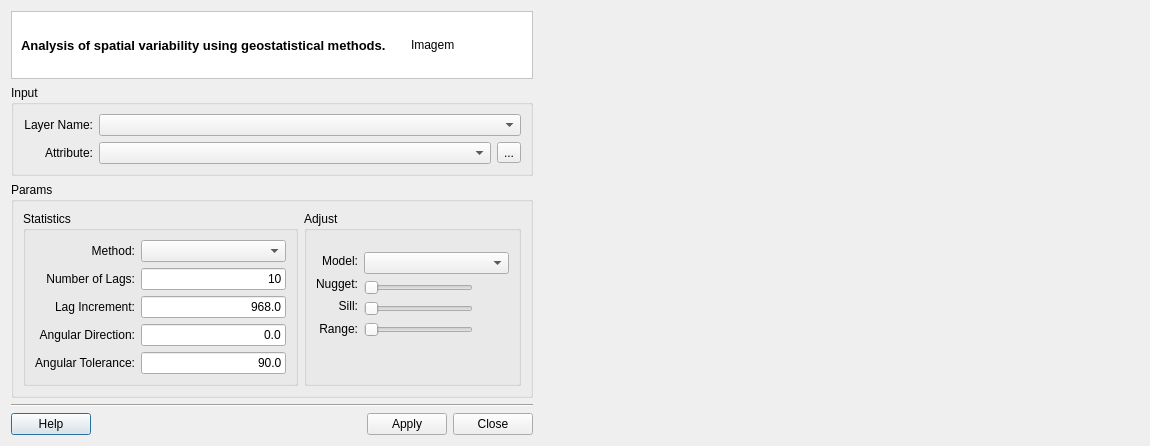
<?xml version="1.0" encoding="UTF-8"?>
<ui version="4.0">
 <class>GeostatisticalMethodsDialogForm</class>
 <widget class="QDialog" name="GeostatisticalMethodsDialogForm">
  <property name="geometry">
   <rect>
    <x>0</x>
    <y>0</y>
    <width>1146</width>
    <height>430</height>
   </rect>
  </property>
  <property name="windowTitle">
   <string>Geostatistical Methods</string>
  </property>
  <layout class="QGridLayout" name="gridLayout_24">
   <property name="sizeConstraint">
    <enum>QLayout::SetFixedSize</enum>
   </property>
   <item row="0" column="0">
    <layout class="QGridLayout" name="gridLayout_23">
     <item row="0" column="0">
      <layout class="QGridLayout" name="gridLayout_22">
       <item row="0" column="0">
        <widget class="QFrame" name="frame">
         <property name="styleSheet">
          <string notr="true">QWidget { background: white }</string>
         </property>
         <property name="frameShape">
          <enum>QFrame::StyledPanel</enum>
         </property>
         <property name="frameShadow">
          <enum>QFrame::Sunken</enum>
         </property>
         <layout class="QGridLayout" name="gridLayout_2">
          <item row="0" column="0">
           <widget class="QLabel" name="m_titleLabel">
            <property name="font">
             <font>
              <pointsize>10</pointsize>
              <weight>75</weight>
              <bold>true</bold>
             </font>
            </property>
            <property name="text">
             <string>Analysis of spatial variability using geostatistical methods.</string>
            </property>
           </widget>
          </item>
          <item row="0" column="1">
           <widget class="QLabel" name="m_imgLabel">
            <property name="minimumSize">
             <size>
              <width>112</width>
              <height>48</height>
             </size>
            </property>
            <property name="maximumSize">
             <size>
              <width>48</width>
              <height>48</height>
             </size>
            </property>
            <property name="text">
             <string>Imagem</string>
            </property>
           </widget>
          </item>
         </layout>
        </widget>
       </item>
       <item row="1" column="0">
        <widget class="QGroupBox" name="groupBox">
         <property name="title">
          <string>Input</string>
         </property>
         <property name="flat">
          <bool>true</bool>
         </property>
         <layout class="QGridLayout" name="gridLayout_6">
          <item row="0" column="0">
           <layout class="QGridLayout" name="gridLayout_5">
            <item row="0" column="0">
             <layout class="QGridLayout" name="gridLayout_3">
              <item row="0" column="0">
               <widget class="QLabel" name="label">
                <property name="minimumSize">
                 <size>
                  <width>70</width>
                  <height>0</height>
                 </size>
                </property>
                <property name="text">
                 <string>Layer Name:</string>
                </property>
                <property name="alignment">
                 <set>Qt::AlignRight|Qt::AlignTrailing|Qt::AlignVCenter</set>
                </property>
               </widget>
              </item>
              <item row="1" column="0">
               <widget class="QLabel" name="label_8">
                <property name="text">
                 <string>Attribute:</string>
                </property>
                <property name="alignment">
                 <set>Qt::AlignRight|Qt::AlignTrailing|Qt::AlignVCenter</set>
                </property>
               </widget>
              </item>
             </layout>
            </item>
            <item row="0" column="1">
             <layout class="QGridLayout" name="gridLayout_4">
              <item row="0" column="0" colspan="2">
               <widget class="QComboBox" name="m_inputLayerComboBox">
                <property name="sizePolicy">
                 <sizepolicy hsizetype="MinimumExpanding" vsizetype="Fixed">
                  <horstretch>0</horstretch>
                  <verstretch>0</verstretch>
                 </sizepolicy>
                </property>
               </widget>
              </item>
              <item row="1" column="0">
               <widget class="QComboBox" name="m_attributeComboBox">
                <property name="sizePolicy">
                 <sizepolicy hsizetype="MinimumExpanding" vsizetype="Fixed">
                  <horstretch>0</horstretch>
                  <verstretch>0</verstretch>
                 </sizepolicy>
                </property>
               </widget>
              </item>
              <item row="1" column="1">
               <widget class="QToolButton" name="m_changeAttrToolButton">
                <property name="text">
                 <string>...</string>
                </property>
               </widget>
              </item>
             </layout>
            </item>
           </layout>
          </item>
         </layout>
        </widget>
       </item>
       <item row="2" column="0">
        <widget class="QGroupBox" name="groupBox_2">
         <property name="title">
          <string>Params</string>
         </property>
         <property name="flat">
          <bool>true</bool>
         </property>
         <layout class="QGridLayout" name="gridLayout_21">
          <item row="0" column="0">
           <layout class="QGridLayout" name="gridLayout_20">
            <item row="0" column="0">
             <widget class="QGroupBox" name="groupBox_3">
              <property name="title">
               <string>Statistics</string>
              </property>
              <property name="flat">
               <bool>true</bool>
              </property>
              <layout class="QGridLayout" name="gridLayout_10">
               <item row="0" column="0">
                <layout class="QGridLayout" name="gridLayout_9">
                 <item row="0" column="0">
                  <layout class="QGridLayout" name="gridLayout_8">
                   <item row="0" column="0">
                    <widget class="QLabel" name="label_2">
                     <property name="text">
                      <string>Method:</string>
                     </property>
                     <property name="alignment">
                      <set>Qt::AlignRight|Qt::AlignTrailing|Qt::AlignVCenter</set>
                     </property>
                    </widget>
                   </item>
                   <item row="1" column="0">
                    <widget class="QLabel" name="label_3">
                     <property name="text">
                      <string>Number of Lags:</string>
                     </property>
                     <property name="alignment">
                      <set>Qt::AlignRight|Qt::AlignTrailing|Qt::AlignVCenter</set>
                     </property>
                    </widget>
                   </item>
                   <item row="2" column="0">
                    <widget class="QLabel" name="label_4">
                     <property name="text">
                      <string>Lag Increment:</string>
                     </property>
                     <property name="alignment">
                      <set>Qt::AlignRight|Qt::AlignTrailing|Qt::AlignVCenter</set>
                     </property>
                    </widget>
                   </item>
                   <item row="3" column="0">
                    <widget class="QLabel" name="label_5">
                     <property name="text">
                      <string>Angular Direction:</string>
                     </property>
                     <property name="alignment">
                      <set>Qt::AlignRight|Qt::AlignTrailing|Qt::AlignVCenter</set>
                     </property>
                    </widget>
                   </item>
                   <item row="4" column="0">
                    <widget class="QLabel" name="label_6">
                     <property name="text">
                      <string>Angular Tolerance:</string>
                     </property>
                     <property name="alignment">
                      <set>Qt::AlignRight|Qt::AlignTrailing|Qt::AlignVCenter</set>
                     </property>
                    </widget>
                   </item>
                  </layout>
                 </item>
                 <item row="0" column="1">
                  <layout class="QGridLayout" name="gridLayout_7">
                   <item row="0" column="0">
                    <widget class="QComboBox" name="m_typeComboBox">
                     <property name="minimumSize">
                      <size>
                       <width>145</width>
                       <height>0</height>
                      </size>
                     </property>
                    </widget>
                   </item>
                   <item row="1" column="0">
                    <widget class="QLineEdit" name="m_nLagsLineEdit">
                     <property name="text">
                      <string>10</string>
                     </property>
                     <property name="alignment">
                      <set>Qt::AlignRight|Qt::AlignTrailing|Qt::AlignVCenter</set>
                     </property>
                    </widget>
                   </item>
                   <item row="2" column="0">
                    <widget class="QLineEdit" name="m_lagsIncrementLineEdit">
                     <property name="text">
                      <string>968.0</string>
                     </property>
                     <property name="alignment">
                      <set>Qt::AlignRight|Qt::AlignTrailing|Qt::AlignVCenter</set>
                     </property>
                    </widget>
                   </item>
                   <item row="3" column="0">
                    <widget class="QLineEdit" name="m_angleDirLineEdit">
                     <property name="text">
                      <string>0.0</string>
                     </property>
                     <property name="alignment">
                      <set>Qt::AlignRight|Qt::AlignTrailing|Qt::AlignVCenter</set>
                     </property>
                    </widget>
                   </item>
                   <item row="4" column="0">
                    <widget class="QLineEdit" name="m_angleTolLineEdit">
                     <property name="text">
                      <string>90.0</string>
                     </property>
                     <property name="alignment">
                      <set>Qt::AlignRight|Qt::AlignTrailing|Qt::AlignVCenter</set>
                     </property>
                    </widget>
                   </item>
                  </layout>
                 </item>
                </layout>
               </item>
              </layout>
             </widget>
            </item>
            <item row="0" column="1">
             <widget class="QGroupBox" name="m_adjustGroupBox">
              <property name="title">
               <string>Adjust</string>
              </property>
              <property name="flat">
               <bool>true</bool>
              </property>
              <layout class="QGridLayout" name="gridLayout_19">
               <item row="0" column="0">
                <layout class="QGridLayout" name="gridLayout_18">
                 <item row="0" column="0">
                  <layout class="QGridLayout" name="gridLayout_17">
                   <item row="0" column="0">
                    <layout class="QGridLayout" name="gridLayout_11">
                     <item row="0" column="0">
                      <widget class="QLabel" name="label_7">
                       <property name="text">
                        <string>Model:</string>
                       </property>
                       <property name="alignment">
                        <set>Qt::AlignRight|Qt::AlignTrailing|Qt::AlignVCenter</set>
                       </property>
                      </widget>
                     </item>
                     <item row="1" column="0">
                      <widget class="QLabel" name="label_9">
                       <property name="text">
                        <string>Nugget:</string>
                       </property>
                       <property name="alignment">
                        <set>Qt::AlignRight|Qt::AlignTrailing|Qt::AlignVCenter</set>
                       </property>
                      </widget>
                     </item>
                     <item row="2" column="0">
                      <widget class="QLabel" name="label_10">
                       <property name="text">
                        <string>Sill:</string>
                       </property>
                       <property name="alignment">
                        <set>Qt::AlignRight|Qt::AlignTrailing|Qt::AlignVCenter</set>
                       </property>
                      </widget>
                     </item>
                     <item row="3" column="0">
                      <widget class="QLabel" name="label_11">
                       <property name="text">
                        <string>Range:</string>
                       </property>
                       <property name="alignment">
                        <set>Qt::AlignRight|Qt::AlignTrailing|Qt::AlignVCenter</set>
                       </property>
                      </widget>
                     </item>
                    </layout>
                   </item>
                   <item row="0" column="1">
                    <layout class="QGridLayout" name="gridLayout_16">
                     <item row="0" column="0">
                      <widget class="QComboBox" name="m_modelComboBox">
                       <property name="minimumSize">
                        <size>
                         <width>145</width>
                         <height>0</height>
                        </size>
                       </property>
                      </widget>
                     </item>
                     <item row="1" column="0">
                      <layout class="QGridLayout" name="gridLayout_12">
                       <item row="0" column="0">
                        <widget class="QSlider" name="m_nuggetHorizontalSlider">
                         <property name="orientation">
                          <enum>Qt::Horizontal</enum>
                         </property>
                        </widget>
                       </item>
                       <item row="0" column="1">
                        <widget class="QLabel" name="m_nuggetLabel">
                         <property name="minimumSize">
                          <size>
                           <width>30</width>
                           <height>0</height>
                          </size>
                         </property>
                         <property name="text">
                          <string/>
                         </property>
                        </widget>
                       </item>
                      </layout>
                     </item>
                     <item row="2" column="0">
                      <layout class="QGridLayout" name="gridLayout_13">
                       <item row="0" column="0">
                        <widget class="QSlider" name="m_sillHorizontalSlider">
                         <property name="orientation">
                          <enum>Qt::Horizontal</enum>
                         </property>
                        </widget>
                       </item>
                       <item row="0" column="1">
                        <widget class="QLabel" name="m_sillLabel">
                         <property name="minimumSize">
                          <size>
                           <width>30</width>
                           <height>0</height>
                          </size>
                         </property>
                         <property name="text">
                          <string/>
                         </property>
                        </widget>
                       </item>
                      </layout>
                     </item>
                     <item row="3" column="0">
                      <layout class="QGridLayout" name="gridLayout_15">
                       <item row="0" column="0">
                        <widget class="QSlider" name="m_rangeHorizontalSlider">
                         <property name="orientation">
                          <enum>Qt::Horizontal</enum>
                         </property>
                        </widget>
                       </item>
                       <item row="0" column="1">
                        <widget class="QLabel" name="m_rangeLabel">
                         <property name="minimumSize">
                          <size>
                           <width>30</width>
                           <height>0</height>
                          </size>
                         </property>
                         <property name="text">
                          <string/>
                         </property>
                        </widget>
                       </item>
                      </layout>
                     </item>
                    </layout>
                   </item>
                  </layout>
                 </item>
                </layout>
               </item>
               <item row="1" column="0">
                <spacer name="verticalSpacer">
                 <property name="orientation">
                  <enum>Qt::Vertical</enum>
                 </property>
                 <property name="sizeType">
                  <enum>QSizePolicy::Preferred</enum>
                 </property>
                 <property name="sizeHint" stdset="0">
                  <size>
                   <width>20</width>
                   <height>25</height>
                  </size>
                 </property>
                </spacer>
               </item>
              </layout>
             </widget>
            </item>
           </layout>
          </item>
         </layout>
        </widget>
       </item>
       <item row="3" column="0">
        <layout class="QGridLayout" name="gridLayout">
         <item row="0" column="0" colspan="4">
          <widget class="Line" name="line">
           <property name="orientation">
            <enum>Qt::Horizontal</enum>
           </property>
          </widget>
         </item>
         <item row="1" column="0">
          <widget class="te::qt::widgets::HelpPushButton" name="m_helpPushButton">
           <property name="text">
            <string>Help</string>
           </property>
          </widget>
         </item>
         <item row="1" column="1">
          <spacer name="horizontalSpacer">
           <property name="orientation">
            <enum>Qt::Horizontal</enum>
           </property>
           <property name="sizeHint" stdset="0">
            <size>
             <width>40</width>
             <height>20</height>
            </size>
           </property>
          </spacer>
         </item>
         <item row="1" column="2">
          <widget class="QPushButton" name="m_applyPushButton">
           <property name="text">
            <string>Apply</string>
           </property>
          </widget>
         </item>
         <item row="1" column="3">
          <widget class="QPushButton" name="m_closePushButton">
           <property name="text">
            <string>Close</string>
           </property>
          </widget>
         </item>
        </layout>
       </item>
      </layout>
     </item>
     <item row="0" column="1">
      <widget class="QWidget" name="m_chartWidget" native="true">
       <property name="minimumSize">
        <size>
         <width>600</width>
         <height>410</height>
        </size>
       </property>
       <property name="maximumSize">
        <size>
         <width>600</width>
         <height>410</height>
        </size>
       </property>
      </widget>
     </item>
    </layout>
   </item>
  </layout>
 </widget>
 <customwidgets>
  <customwidget>
   <class>te::qt::widgets::HelpPushButton</class>
   <extends>QPushButton</extends>
   <header>terralib/qt/widgets/help/HelpPushButton.h</header>
  </customwidget>
 </customwidgets>
 <tabstops>
  <tabstop>m_inputLayerComboBox</tabstop>
  <tabstop>m_attributeComboBox</tabstop>
  <tabstop>m_changeAttrToolButton</tabstop>
  <tabstop>m_typeComboBox</tabstop>
  <tabstop>m_nLagsLineEdit</tabstop>
  <tabstop>m_lagsIncrementLineEdit</tabstop>
  <tabstop>m_angleDirLineEdit</tabstop>
  <tabstop>m_angleTolLineEdit</tabstop>
  <tabstop>m_modelComboBox</tabstop>
  <tabstop>m_nuggetHorizontalSlider</tabstop>
  <tabstop>m_sillHorizontalSlider</tabstop>
  <tabstop>m_rangeHorizontalSlider</tabstop>
  <tabstop>m_applyPushButton</tabstop>
  <tabstop>m_closePushButton</tabstop>
  <tabstop>m_helpPushButton</tabstop>
 </tabstops>
 <resources/>
 <connections>
  <connection>
   <sender>m_closePushButton</sender>
   <signal>released()</signal>
   <receiver>GeostatisticalMethodsDialogForm</receiver>
   <slot>reject()</slot>
   <hints>
    <hint type="sourcelabel">
     <x>494</x>
     <y>402</y>
    </hint>
    <hint type="destinationlabel">
     <x>494</x>
     <y>419</y>
    </hint>
   </hints>
  </connection>
  <connection>
   <sender>m_nuggetHorizontalSlider</sender>
   <signal>valueChanged(int)</signal>
   <receiver>m_nuggetLabel</receiver>
   <slot>setNum(int)</slot>
   <hints>
    <hint type="sourcelabel">
     <x>430</x>
     <y>261</y>
    </hint>
    <hint type="destinationlabel">
     <x>486</x>
     <y>261</y>
    </hint>
   </hints>
  </connection>
  <connection>
   <sender>m_sillHorizontalSlider</sender>
   <signal>valueChanged(int)</signal>
   <receiver>m_sillLabel</receiver>
   <slot>setNum(int)</slot>
   <hints>
    <hint type="sourcelabel">
     <x>456</x>
     <y>280</y>
    </hint>
    <hint type="destinationlabel">
     <x>487</x>
     <y>287</y>
    </hint>
   </hints>
  </connection>
  <connection>
   <sender>m_rangeHorizontalSlider</sender>
   <signal>valueChanged(int)</signal>
   <receiver>m_rangeLabel</receiver>
   <slot>setNum(int)</slot>
   <hints>
    <hint type="sourcelabel">
     <x>446</x>
     <y>312</y>
    </hint>
    <hint type="destinationlabel">
     <x>484</x>
     <y>313</y>
    </hint>
   </hints>
  </connection>
 </connections>
</ui>
